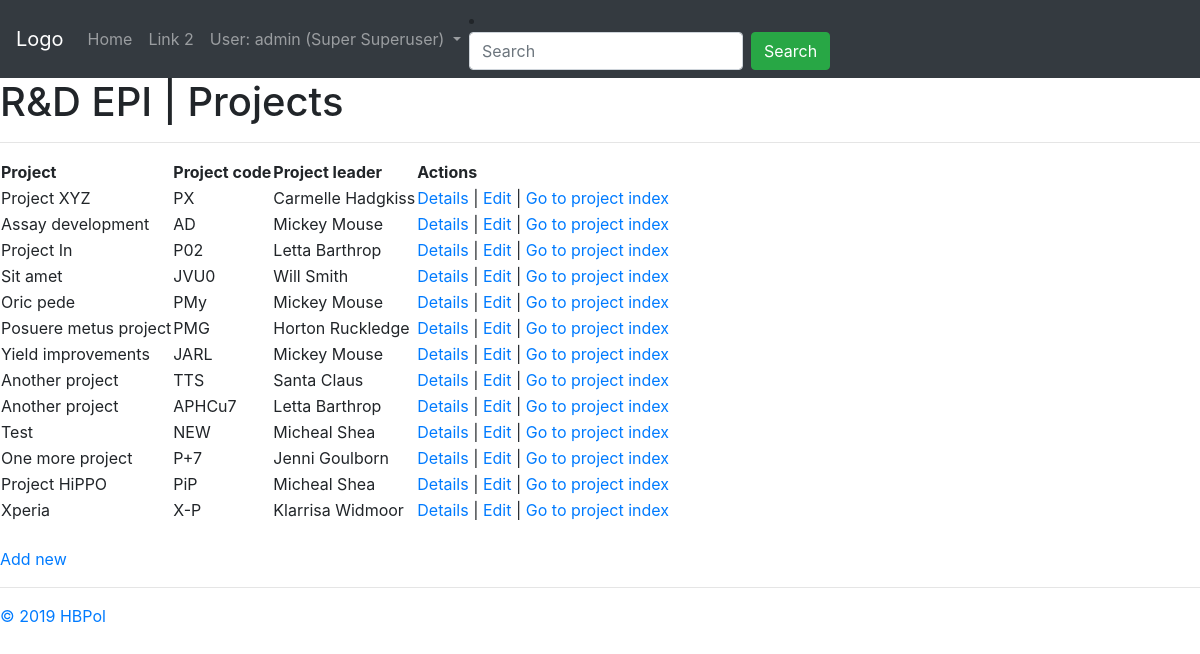
The page /coreapp/project/ (signed in) on the database its author committed.
### coreapp/models.py (models this page shows, shortened)
class User (AbstractUser):
    date_left = models.DateField(null=True, blank=True)
    def __str__(self):
        return self.get_full_name()

class Project(models.Model):
    name = models.CharField("Project name", max_length=128)
    leader = models.ForeignKey(settings.AUTH_USER_MODEL, on_delete=models.SET_NULL, blank=True, null=True, verbose_name="Project leader")
    prefix = models.CharField("Project code", max_length=8)

### coreapp/views.py (the view)
# urls.py: path('project/', views.project_list, name='project-list'),
@login_required
def project_list(request):
    projects = Project.objects.all()
    context = {'projects': projects, 'page_title': 'R&D EPI | Projects'}
    return render(request, 'coreapp/project_list.html', context)

### coreapp/templates/coreapp/project_list.html
{% extends 'coreapp/base_generic.html' %}
{% block content %}
	<h1>{{ page_title }}</h1>
	<hr>
	<table>
		<thead>
			<th>Project</th>
			<th>Project code</th>
			<th>Project leader</th>
			<th>Actions</th>
		</thead>
		{% for project in projects %}
		<tr>
			<td>{{ project.name }}</td>
			<td>{{ project.prefix }}</td>
			<td>{{ project.leader }}</td>
			<td>
				<a href="{% url 'project-detail' project.id %}">Details</a> |
				<a href="{% url 'project-edit' project.id %}">Edit</a> |
				<a href="{% url 'project-studyplan-list' project.id %}">Go to project index</a>
			</td>
		</tr>
		{% endfor %}
	</table>
	<br>
	<a href="{% url 'project-create' %}">Add new</a>
{% endblock %}

### coreapp/templates/coreapp/base_generic.html (shortened to what this page needs)
<!DOCTYPE html>
<html>
<head>
	<link rel="stylesheet" href="https://stackpath.bootstrapcdn.com/bootstrap/4.3.1/css/bootstrap.min.css">
</head>
<body>
	<nav class="navbar navbar-expand-sm bg-dark navbar-dark">
		<a class="navbar-brand" href="#">Logo</a>
		<ul class="navbar-nav">
			<li class="nav-item">
				<a class="nav-link" href="{% url 'home' %}">Home</a>
			</li>
			<li class="nav-item">
				<a class="nav-link" href="#">Link 2</a>
			</li>
			<li class="nav-item dropdown">
			<a class="nav-link dropdown-toggle" href="#" id="navbardrop" data-toggle="dropdown">
				{% if user.is_authenticated %}
					User: {{ user.username }} ({{ user }})
				{% endif %}
			</a>
			</li>
		</ul>
		<li class="nav-item">
			<form class="form-inline" action="">
				<input class="form-control mr-sm-2" type="text" placeholder="Search">
				<button class="btn btn-success" type="submit">Search</button>
			</form>
		</li>
	</nav>
	{% block content %}
	{% endblock %}
	{% block footer %}
	<hr>
	<a href="https://github.com/HBPol">&copy; 2019 HBPol</a>
	{% endblock %}
</body>
</html>

### rows shown on the page
User: username "admin", first_name+last_name "Super Superuser"
Project: name "Project XYZ", prefix "PX", leader "Carmelle Hadgkiss"
Project: name "Assay development", prefix "AD", leader "Mickey Mouse"
Project: name "Project In", prefix "P02", leader "Letta Barthrop"
Project: name "Sit amet", prefix "JVU0", leader "Will Smith"
Project: name "Oric pede", prefix "PMy", leader "Mickey Mouse"
Project: name "Posuere metus project", prefix "PMG", leader "Horton Ruckledge"
Project: name "Yield improvements", prefix "JARL", leader "Mickey Mouse"
Project: name "Another project", prefix "TTS", leader "Santa Claus"
Project: name "Another project", prefix "APHCu7", leader "Letta Barthrop"
Project: name "Test", prefix "NEW", leader "Micheal Shea"
Project: name "One more project", prefix "P+7", leader "Jenni Goulborn"
Project: name "Project HiPPO", prefix "PiP", leader "Micheal Shea"
Project: name "Xperia", prefix "X-P", leader "Klarrisa Widmoor"

### other values the page prints
{{ page_title }} "R&D EPI | Projects"
